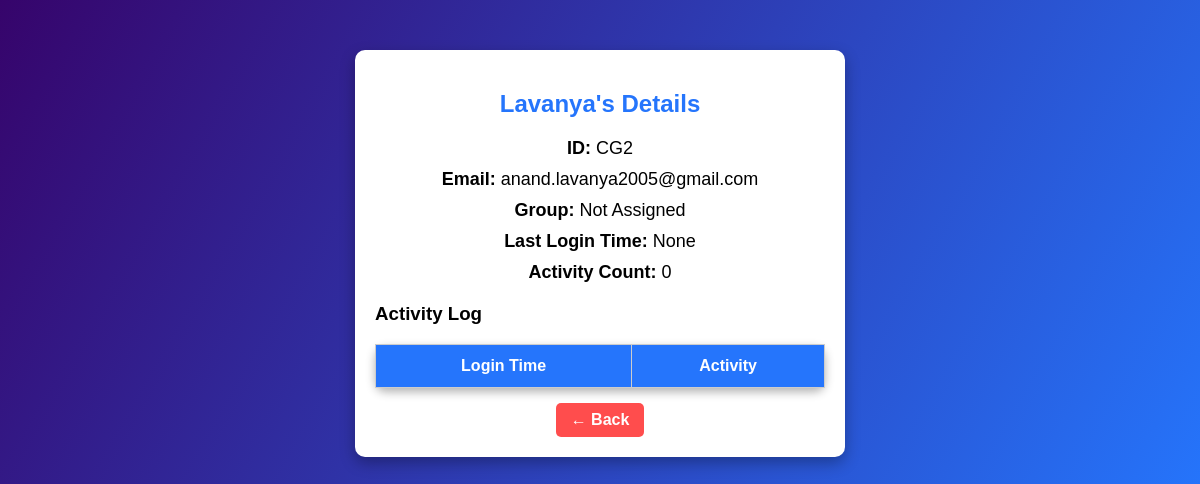
Screenshot of /user_details/2 with the database file from the repository.
### tables this page shows
CREATE TABLE users (
    id INTEGER PRIMARY KEY AUTOINCREMENT,
    name TEXT NOT NULL,
    email TEXT NOT NULL UNIQUE,
    password TEXT NOT NULL,
    is_admin INTEGER DEFAULT 0,
    student_group TEXT,
    test_score INTEGER,
    recommended_degrees TEXT,
    login_time TEXT
);

### app.py (the view)
@app.route('/user_details/<int:user_id>')
def user_details(user_id):
    conn = sqlite3.connect('career.db')
    cursor = conn.cursor()
    cursor.execute("SELECT id, name, email, student_group, login_time FROM users WHERE id=?", (user_id,))
    user = cursor.fetchone()
    cursor.execute("SELECT timestamp, activity FROM user_activity WHERE user_id=?", (user_id,))
    activities = cursor.fetchall()
    activity_count = len(activities)
    if 'user_id' in session:
        log_activity(session['user_id'], f"Viewed user {user[1]}'s details")
    conn.close()
    return render_template('user_details.html', user=user, activities=activities, activity_count=activity_count)

### templates/user_details.html (shortened to what this page needs)
<!DOCTYPE html>
<html lang="en">
<head>
    <link rel="stylesheet" href="{{ url_for('static', filename='styles.css') }}">
</head>
<body>
    <div class="details-container">
        <h2>{{ user[1] }}'s Details</h2>
        <p class="info"><strong>ID:</strong> CG{{ user[0] }}</p>
        <p class="info"><strong>Email:</strong> {{ user[2] }}</p>
        <p class="info"><strong>Group:</strong> {{ user[3] if user[3] else "Not Assigned" }}</p>
        <p class="info"><strong>Last Login Time:</strong> {{ user[4] }}</p>
        <p class="info"><strong>Activity Count:</strong> {{ activity_count }}</p>
        <div class="activity-log">
            <h3>Activity Log</h3>
            <table>
                <tr>
                    <th>Login Time</th>
                    <th>Activity</th>
                </tr>
            </table>
        </div>
        <a href="/admin_dashboard" class="back-btn">← Back</a>
    </div>
</body>
</html>

### static/styles.css (style rules this page uses)
body { font-family: 'Poppins', sans-serif; background: linear-gradient(120deg, #36046b, #2575fc); text-align: center; margin: 0; padding: 0; }
table { width: 80%; margin: auto; border-collapse: collapse; margin-top: 20px; background: white; padding: 20px; box-shadow: 0px 4px 10px rgba(0, 0, 0, 0.3); border-radius: 10px; }
table th, table td { border: 1px solid #ccc; padding: 12px; text-align: center; }
th { background: #2575fc; color: white; }
a { color: black; text-decoration: none; }

### templates/user_details.html (style rules this page uses)
body { background-color: #f4f4f4; font-family: Arial, sans-serif; }
.details-container { width: 450px; background: white; padding: 20px; border-radius: 10px; box-shadow: 0px 6px 15px rgba(0, 0, 0, 0.3); margin: 50px auto; text-align: center; }
h2 { color: #2575fc; }
.info { margin: 10px 0; font-size: 18px; }
.activity-log { margin-top: 20px; text-align: left; }
table { width: 100%; border-collapse: collapse; margin-top: 10px; }
th, td { padding: 10px; border: 1px solid #ddd; text-align: center; }
th { background-color: #2575fc; color: white; }
.back-btn { display: inline-block; background: #ff4d4d; color: white; padding: 8px 15px; border-radius: 5px; text-decoration: none; font-weight: bold; margin-top: 15px; }

### rows the page displays
users: name "Lavanya", id "2", email "anand.lavanya2005@gmail.com"

### other values shown
{{ user[3] if user[3] else "Not Assigned" }} "Not Assigned"
{{ user[4] }} "None"
{{ activity_count }} "0"
